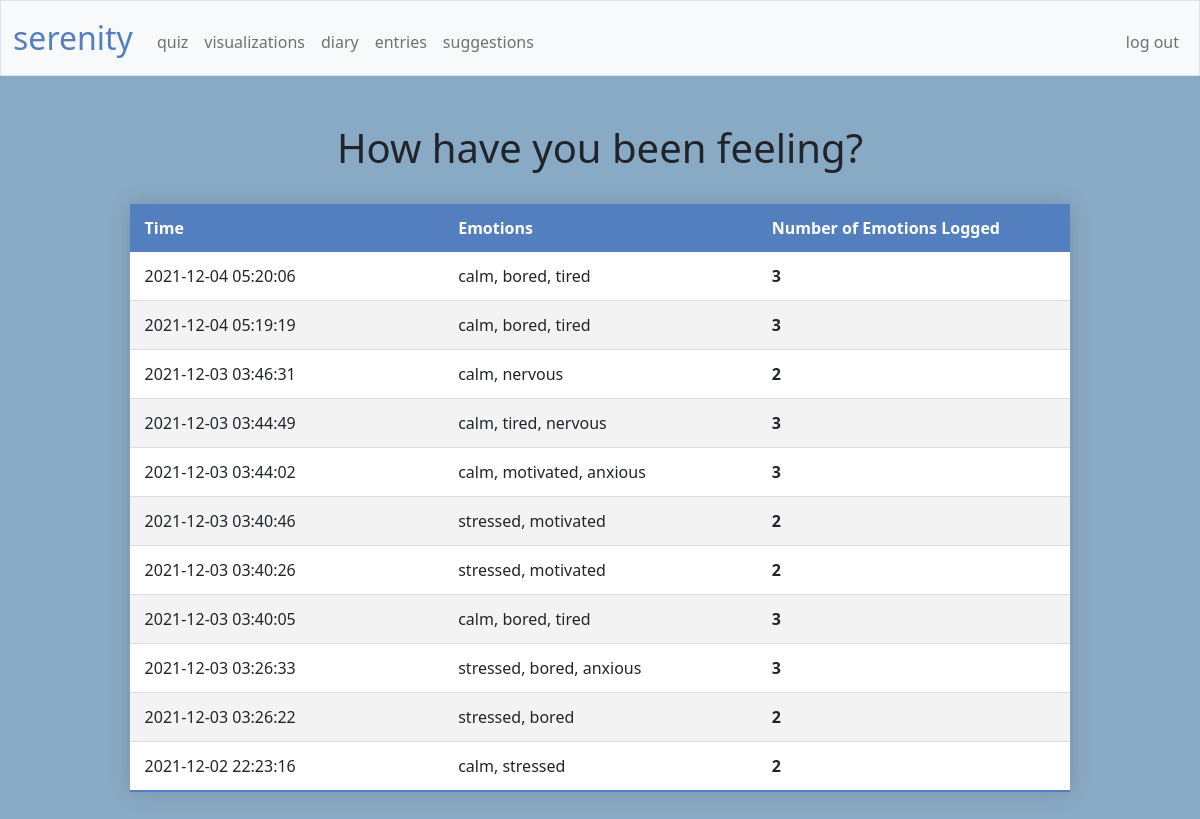
Before: /viz (signed in) with the older database file.
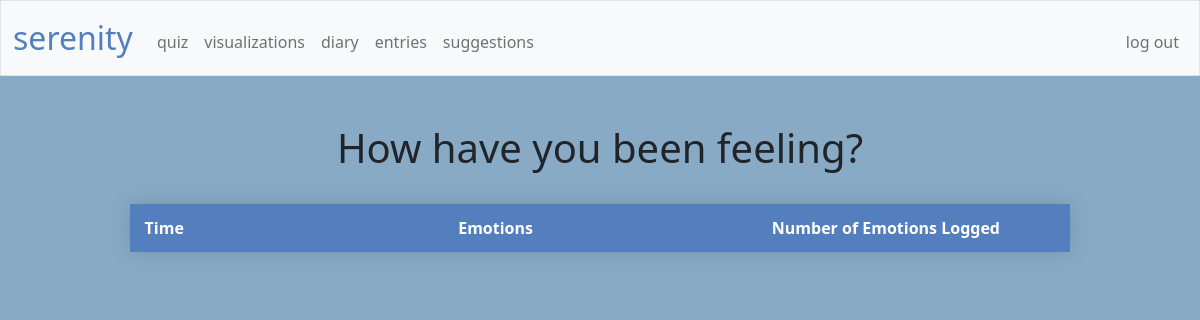
After: the same page with the newer database file.
### tables this page shows
CREATE TABLE 'emotions' ('id' INTEGER PRIMARY KEY AUTOINCREMENT NOT NULL, 'user_id' INTEGER NOT NULL, 'time' DATETIME NOT NULL DEFAULT CURRENT_TIMESTAMP, 'emotionlist' TEXT, 'stress_slider' INTEGER);

### app.py (the view)
@app.route("/viz")
@login_required
def viz():
    emotionlog = db.execute(
        "SELECT time, emotionlist FROM emotions WHERE user_id = ? ORDER BY time DESC", session["user_id"])
    return render_template("viz.html", emotionlog=emotionlog, string_word_count=string_word_count)

### app.py (called while the page is built)
@app.after_request
def after_request(response):
    response.headers["Cache-Control"] = "no-cache, no-store, must-revalidate"
    response.headers["Expires"] = 0
    response.headers["Pragma"] = "no-cache"
    return response

### helpers.py (called while the page is built)
def login_required(f):
    @wraps(f)
    def decorated_function(*args, **kwargs):
        if session.get("user_id") is None:
            return redirect("/login")
        return f(*args, **kwargs)
    return decorated_function

def string_word_count(s):
    return s.count(",") + 1

### templates/viz.html (shortened to what this page needs)
{% extends "layout.html" %}
{% block main %}
    <body class="background">
        <header><h1 style="text-align:center">How have you been feeling?</h1></header>
        <br>
        <table class="styled-table">
            <thead>
                <tr>
                    <th>Time</th>
                    <th>Emotions</th>
                    <th>Number of Emotions Logged</th>
                </tr>
            </thead>
            <tbody>
                {% for e in emotionlog %}
                <tr>
                    <td>{{ e["time"] }}</td>
                    <td>{{ e["emotionlist"] }}</td>
                    <th>{{ string_word_count(e["emotionlist"]) }}</th>
                </tr>
                {% endfor %}
            </tbody>
        </table>
    </body>
{% endblock %}

### templates/layout.html (shortened to what this page needs)
<!DOCTYPE html>
<html lang="en">
    <head>
        <link href="https://cdn.jsdelivr.net/npm/bootstrap@5.1.3/dist/css/bootstrap.min.css" rel="stylesheet">
        <link href="/static/styles.css" rel="stylesheet">
    </head>
    <body>
        <nav class="bg-light border navbar navbar-expand-md navbar-light">
            <div class="container-fluid">
                <a class="navbar-brand" href="/"><span class="blue">serenity</span></a>
                <div class="collapse navbar-collapse" id="navbar">
                    {% if session["user_id"] %}
                        <ul class="navbar-nav me-auto mt-2">
                            <li class="nav-item"><a class="nav-link" href="/quiz">quiz</a></li>
                            <li class="nav-item"><a class="nav-link" href="/viz">visualizations</a></li>
                            <li class="nav-item"><a class="nav-link" href="/diary">diary</a></li>
                            <li class="nav-item"><a class="nav-link" href="/entries">entries</a></li>
                            <li class="nav-item"><a class="nav-link" href="/suggest">suggestions</a></li>
                        </ul>
                        <ul class="navbar-nav ms-auto mt-2">
                            <li class="nav-item"><a class="nav-link" href="/logout">log out</a></li>
                        </ul>
                    {% else %}
                        <ul class="navbar-nav ms-auto mt-2">
                            <li class="nav-item"><a class="nav-link" href="/register">register</a></li>
                            <li class="nav-item"><a class="nav-link" href="/login">log in</a></li>
                        </ul>
                    {% endif %}
                </div>
            </div>
        </nav>
        <main class="container-fluid py-5 text-center">
            {% block main %}{% endblock %}
        </main>
    </body>
</html>

### static/styles.css (style rules this page uses)
body { font-size: 1rem; font-weight: 400; line-height: 1.5; margin: 0; text-align: left; }
nav .navbar-brand { font-size: xx-large; }
nav .navbar-brand .blue { color: #537fbe; }
.styled-table { border-collapse: collapse; background-color: transparent; margin: auto; margin-bottom: 1rem; width: 80%; table-layout: fixed; min-width: 400px; box-shadow: 0 0 20px rgba(0, 0, 0, 0.15); }
.styled-table thead tr { background-color: #537fbe; color: #ffffff; text-align: left; }
.styled-table th, .styled-table td { padding: 12px 15px; text-align: left; }
.background { background-color: #89aac5; }

Changed rows visible on the page:
removed emotions: time "2021-12-04 05:20:06", emotionlist "calm, bored, tired", emotionlist "3"
removed emotions: time "2021-12-04 05:19:19", emotionlist "calm, bored, tired", emotionlist "3"
removed emotions: time "2021-12-03 03:46:31", emotionlist "calm, nervous", emotionlist "2"
removed emotions: time "2021-12-03 03:44:49", emotionlist "calm, tired, nervous", emotionlist "3"
removed emotions: time "2021-12-03 03:44:02", emotionlist "calm, motivated, anxious", emotionlist "3"
removed emotions: time "2021-12-03 03:40:46", emotionlist "stressed, motivated", emotionlist "2"
removed emotions: time "2021-12-03 03:40:26", emotionlist "stressed, motivated", emotionlist "2"
removed emotions: time "2021-12-03 03:40:05", emotionlist "calm, bored, tired", emotionlist "3"
removed emotions: time "2021-12-03 03:26:33", emotionlist "stressed, bored, anxious", emotionlist "3"
removed emotions: time "2021-12-03 03:26:22", emotionlist "stressed, bored", emotionlist "2"
removed emotions: time "2021-12-02 22:23:16", emotionlist "calm, stressed", emotionlist "2"
